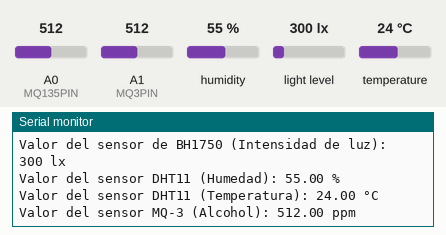
This sketch was run on a simulated Arduino Uno, built with avr-gcc and run on an emulated ATmega328P. Parts: the last lines printed to the serial monitor. The test bench sets the inputs (shaded band); at power-on: A0 (MQ135PIN) = 512, A1 (MQ3PIN) = 512, humidity 55 %, light level 300 lx, temperature 24 °C.

Above: at 5.2 s.
5.3 s: A0 (MQ135PIN) set to 110
12.0 s: A0 (MQ135PIN) set to 89
13.6 s: A1 (MQ3PIN) set to 105
At 16.1 s:
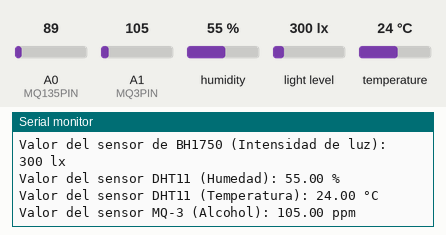
20.3 s: A1 (MQ3PIN) set to 89
At 22.5 s:
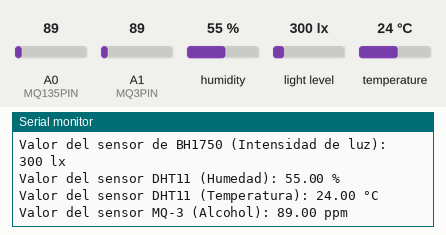
Timing chart, 0 to 22.9 s (numbered marks = the images above; inputs shaded):
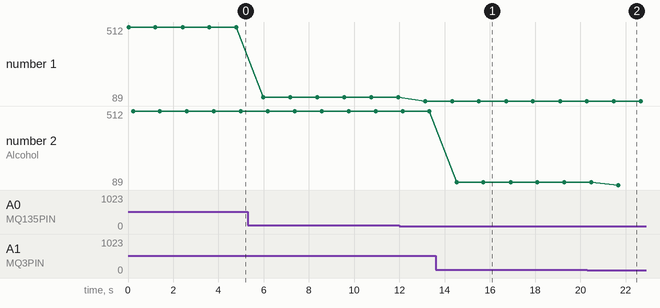

The sketch:

4_sensores.ino
```cpp
#include <Wire.h>
#include <BH1750.h>
#include <DHT.h>

BH1750 Luxometro;

#define DHTTYPE DHT11
#define DHTPIN 5
#define MQ3PIN A1
#define MQ135PIN A0

DHT dht(DHTPIN, DHTTYPE);

float alcohol_value;
int limit_value = 600;

void setup() {
  // put your setup code here, to run once:
    Serial.begin(9600);
    dht.begin();
    Luxometro.begin();
}

void loop() {
    // put your main code here, to run repeatedly:

    // Variables
    uint16_t lux = Luxometro.readLightLevel();      // Sensor de intensidad de luz
    int sensor_mq135 = analogRead(MQ135PIN);              // Sensor de CO2
    float humidity = dht.readHumidity();            // Sensor de humedad
    float temperature = dht.readTemperature();      // Sensor de temperatura
    alcohol_value = analogRead(MQ3PIN);                 // Sensor de alcohol

    // Imprimir valores en el monitor serial
    Serial.print("Valor del sensor de MQ-135 (CO2): ");
    Serial.print(sensor_mq135);
    Serial.println(" ppm");

    Serial.print("Valor del sensor de BH1750 (Intensidad de luz): ");
    Serial.print(lux);
    Serial.println(" lx");

    Serial.print("Valor del sensor DHT11 (Humedad): ");
    Serial.print(humidity);
    Serial.println(" %");

    Serial.print("Valor del sensor DHT11 (Temperatura): ");
    Serial.print(temperature);
    Serial.println(" °C");

    Serial.print("Valor del sensor MQ-3 (Alcohol): ");
    Serial.print(alcohol_value);
    Serial.println(" ppm");
    Serial.println();

    delay(1000);
}
```

Measured:
- after the input at 13.6 s, the serial monitor: prints a new line after 0.93 s (image 1)
- after the input at 20.3 s, the serial monitor: prints a new line after 1.4 s (image 2)
- plotted number 1: 512 → 110 after the input at 5.3 s, 110 → 89 after the input at 12.0 s
- plotted number 2: 512 → 105 after the input at 13.6 s
